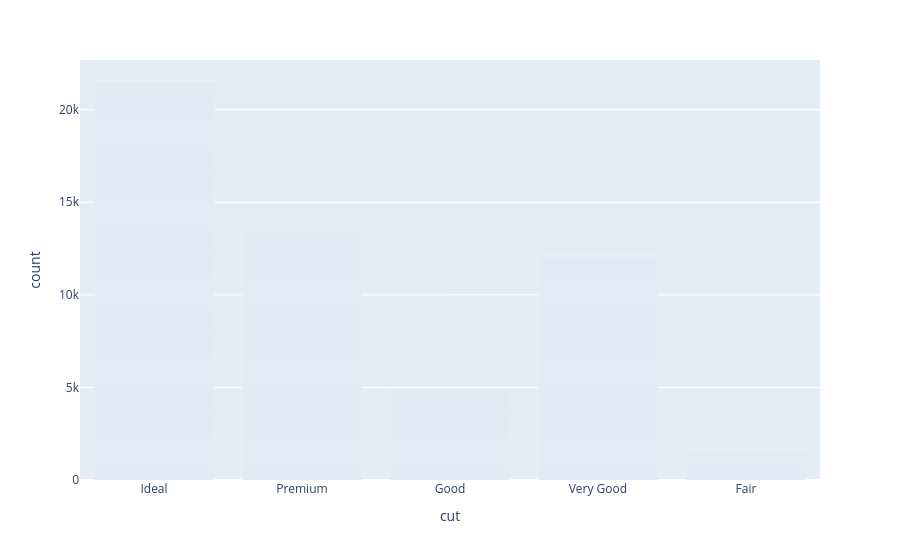

The cell this chart's notebook holds for it:
### Code cell
# Bar plot using plotly : 
px.bar(data_frame=df , x='cut')

### Figure 1 — Plotly figure (JSON) as saved in the notebook; plotly's stock layout.template omitted (floating-point values rounded to 4 significant figures; data arrays with more than 128 entries replaced by an {"elided": "..."} marker saying what was removed)
{"data": [{"hovertemplate": "cut=%{x}<br>count=%{y}<extra></extra>", "legendgroup": "", "marker": {"color": "#636efa", "pattern": {"shape": ""}}, "name": "", "orientation": "v", "showlegend": false, "textposition": "auto", "type": "bar", "x": {"elided": "53940 str values"}, "xaxis": "x", "y": {"elided": "53940 int values"}, "yaxis": "y"}], "layout": {"barmode": "relative", "legend": {"tracegroupgap": 0}, "margin": {"t": 60}, "xaxis": {"anchor": "y", "domain": [0, 1], "title": {"text": "cut"}}, "yaxis": {"anchor": "x", "domain": [0, 1], "title": {"text": "count"}}}}
